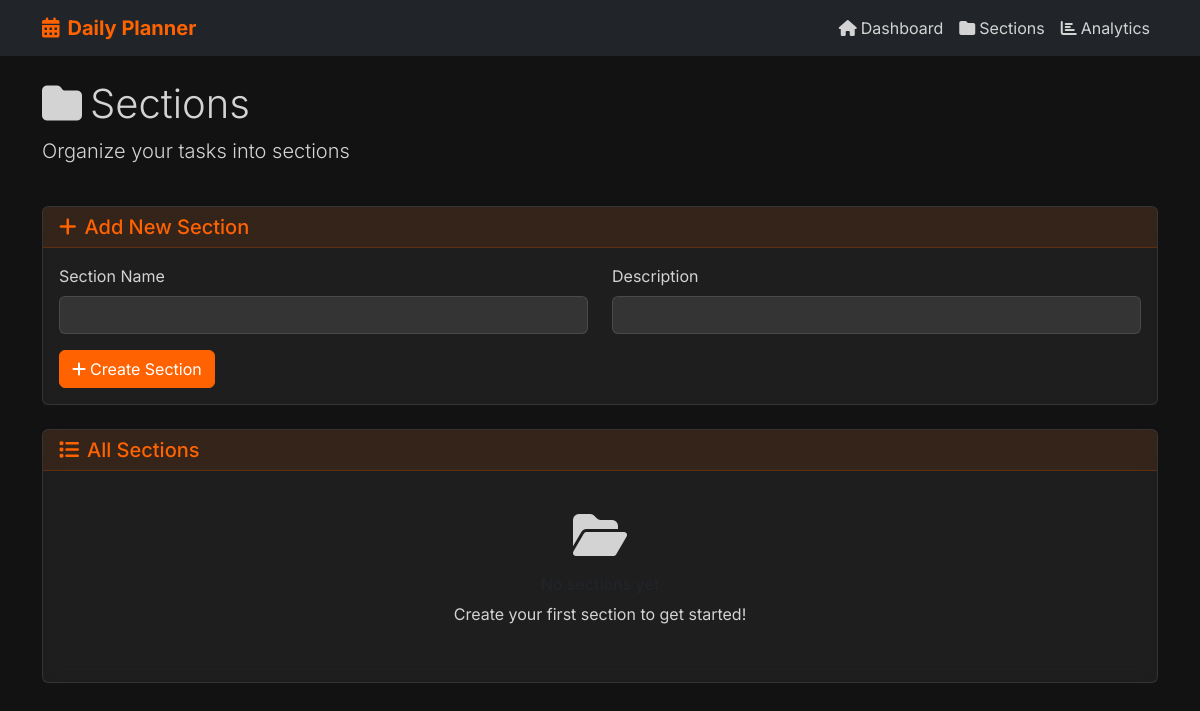
/sections, run on an earlier commit of the app's database.
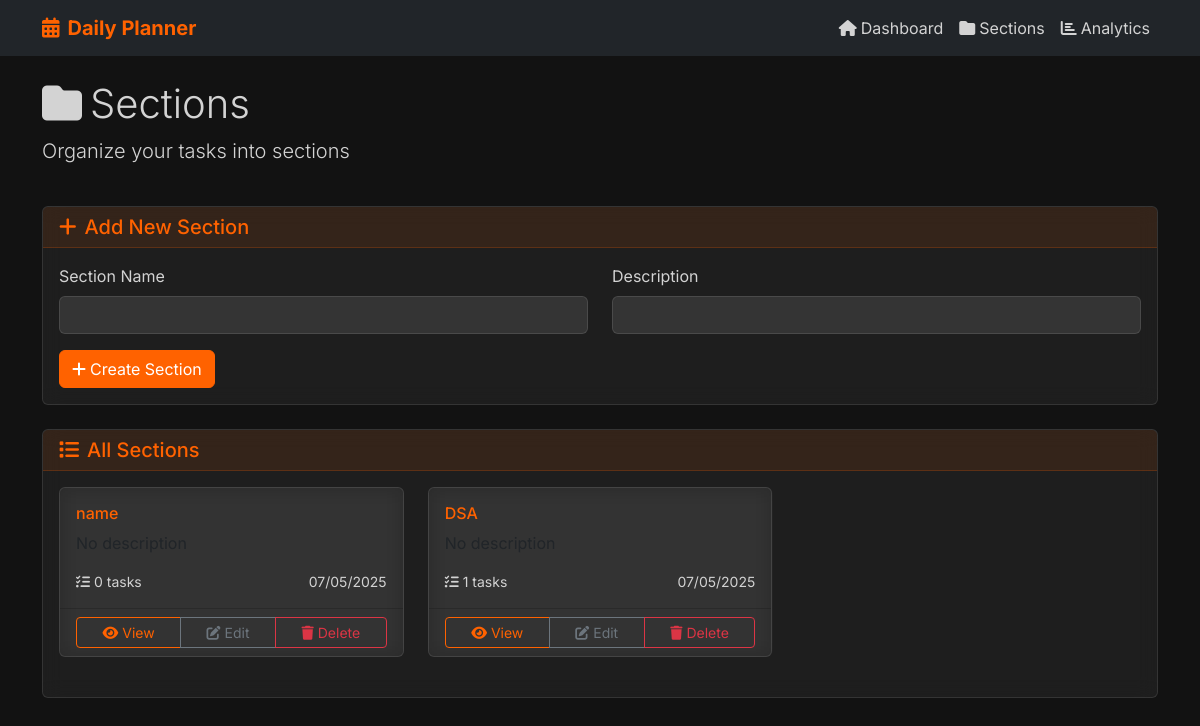
And on a later commit of the database.
### models.py (models this page shows, shortened)
class Section(db.Model):
    id = db.Column(db.Integer, primary_key=True)
    name = db.Column(db.String(100), nullable=False)
    description = db.Column(db.Text)
    created_at = db.Column(db.DateTime, default=datetime.utcnow)
    updated_at = db.Column(db.DateTime, default=datetime.utcnow, onupdate=datetime.utcnow)
    tasks = db.relationship('Task', backref='section', lazy=True, cascade='all, delete-orphan')

### routes.py (the view)
@app.route('/sections')
def sections():
    sections = Section.query.order_by(Section.created_at.desc()).all()
    return render_template('sections.html', sections=sections)

### templates/sections.html (shortened to what this page needs)
{% extends "base.html" %}
{% block content %}
<div class="row mb-4">
    <div class="col-12">
        <h1 class="display-6">
            <i class="fas fa-folder me-2"></i>Sections
        </h1>
        <p class="lead">Organize your tasks into sections</p>
    </div>
</div>
<div class="row mb-4">
    <div class="col-12">
        <div class="card">
            <div class="card-header">
                <h5 class="card-title mb-0">
                    <i class="fas fa-plus me-2"></i>Add New Section
                </h5>
            </div>
            <div class="card-body">
                <form action="{{ url_for('create_section') }}" method="POST">
                    <div class="row">
                        <div class="col-md-6">
                            <div class="mb-3">
                                <label for="section-name" class="form-label">Section Name</label>
                                <input type="text" class="form-control" id="section-name"
                                       name="name" required>
                            </div>
                        </div>
                        <div class="col-md-6">
                            <div class="mb-3">
                                <label for="section-description" class="form-label">Description</label>
                                <input type="text" class="form-control" id="section-description"
                                       name="description">
                            </div>
                        </div>
                    </div>
                    <button type="submit" class="btn btn-primary">
                        <i class="fas fa-plus me-1"></i>Create Section
                    </button>
                </form>
            </div>
        </div>
    </div>
</div>
<div class="row">
    <div class="col-12">
        <div class="card">
            <div class="card-header">
                <h5 class="card-title mb-0">
                    <i class="fas fa-list me-2"></i>All Sections
                </h5>
            </div>
            <div class="card-body">
                {% if sections %}
                    <div class="row">
                        {% for section in sections %}
                        <div class="col-md-6 col-lg-4 mb-4">
                            <div class="card section-card h-100">
                                <div class="card-body">
                                    <h6 class="card-title">{{ section.name }}</h6>
                                    <p class="card-text">{{ section.description or 'No description' }}</p>
                                    <div class="d-flex justify-content-between align-items-center">
                                        <small class="text-muted">
                                            <i class="fas fa-tasks me-1"></i>{{ section.tasks|length }} tasks
                                        </small>
                                        <small class="text-muted">
                                            {{ section.created_at.strftime('%m/%d/%Y') }}
                                        </small>
                                    </div>
                                </div>
                                <div class="card-footer bg-transparent">
                                    <div class="btn-group w-100" role="group">
                                        <a href="{{ url_for('section_detail', section_id=section.id) }}"
                                           class="btn btn-outline-primary btn-sm">
                                            <i class="fas fa-eye me-1"></i>View
                                        </a>
                                        <button class="btn btn-outline-secondary btn-sm"
                                                data-bs-toggle="modal"
                                                data-bs-target="#editModal{{ section.id }}">
                                            <i class="fas fa-edit me-1"></i>Edit
                                        </button>
                                        <button class="btn btn-outline-danger btn-sm"
                                                onclick="confirmDelete({{ section.id }}, '{{ section.name }}')">
                                            <i class="fas fa-trash me-1"></i>Delete
                                        </button>
                                    </div>
                                </div>
                            </div>
                        </div>
                        {% endfor %}
                    </div>
                {% else %}
                    <div class="text-center py-4">
                        <i class="fas fa-folder-open fa-3x text-muted mb-3"></i>
                        <h6>No sections yet</h6>
                        <p class="text-muted">Create your first section to get started!</p>
                    </div>
                {% endif %}
            </div>
        </div>
    </div>
</div>
{% endblock %}

### templates/base.html (shortened to what this page needs)
<!DOCTYPE html>
<html lang="en">
<head>
    <link href="https://cdn.jsdelivr.net/npm/bootstrap@5.3.0/dist/css/bootstrap.min.css" rel="stylesheet">
    <link rel="stylesheet" href="https://cdnjs.cloudflare.com/ajax/libs/font-awesome/6.4.0/css/all.min.css">
    <link rel="stylesheet" href="{{ url_for('static', filename='css/style.css') }}">
</head>
<body>
    <nav class="navbar navbar-expand-lg navbar-dark bg-dark">
        <div class="container">
            <a class="navbar-brand" href="{{ url_for('index') }}">
                <i class="fas fa-calendar-alt me-2"></i>Daily Planner
            </a>
            <div class="collapse navbar-collapse" id="navbarNav">
                <ul class="navbar-nav ms-auto">
                    <li class="nav-item">
                        <a class="nav-link" href="{{ url_for('index') }}">
                            <i class="fas fa-home me-1"></i>Dashboard
                        </a>
                    </li>
                    <li class="nav-item">
                        <a class="nav-link" href="{{ url_for('sections') }}">
                            <i class="fas fa-folder me-1"></i>Sections
                        </a>
                    </li>
                    <li class="nav-item">
                        <a class="nav-link" href="{{ url_for('analytics') }}">
                            <i class="fas fa-chart-bar me-1"></i>Analytics
                        </a>
                    </li>
                </ul>
            </div>
        </div>
    </nav>
    <main class="container mt-4">
        {% block content %}{% endblock %}
    </main>
</body>
</html>

### static/css/style.css (style rules this page uses)
:root { --primary-color: #FF6200; --secondary-color: #D3D3D3; --dark-color: #121212; --light-gray: #f8f9fa; --white: #ffffff; --success: #28a745; --warning: #ffc107; --danger: #dc3545; --info: #17a2b8; }
body { background-color: var(--dark-color); color: var(--secondary-color); font-family: 'Inter', 'Segoe UI', Tahoma, Geneva, Verdana, sans-serif; }
.navbar-brand { font-weight: bold; color: var(--primary-color) !important; }
.navbar-dark .navbar-nav .nav-link { color: var(--secondary-color) !important; }
.card { background-color: rgba(255, 255, 255, 0.05); border: 1px solid rgba(255, 255, 255, 0.1); backdrop-filter: blur(10px); }
.card-header { background-color: rgba(255, 98, 0, 0.1); border-bottom: 1px solid rgba(255, 98, 0, 0.2); }
.card-title { color: var(--primary-color); }
.btn-primary { background-color: var(--primary-color); border-color: var(--primary-color); }
.btn-outline-primary { color: var(--primary-color); border-color: var(--primary-color); }
.form-control { background-color: rgba(255, 255, 255, 0.1); border: 1px solid rgba(255, 255, 255, 0.2); color: var(--white); }
.form-control::placeholder { color: var(--secondary-color); }
.form-label { color: var(--secondary-color); }
.section-card { transition: transform 0.2s ease, box-shadow 0.2s ease; }
.text-muted { color: var(--secondary-color) !important; }

What changed in the data, as far as the page shows it:
added Section: name "name", tasks|length "0", created_at "07/05/2025"
added Section: name "DSA", tasks|length "1", created_at "07/05/2025"
Also different on the page:
text no longer shown: "Create your first section to get started!"
